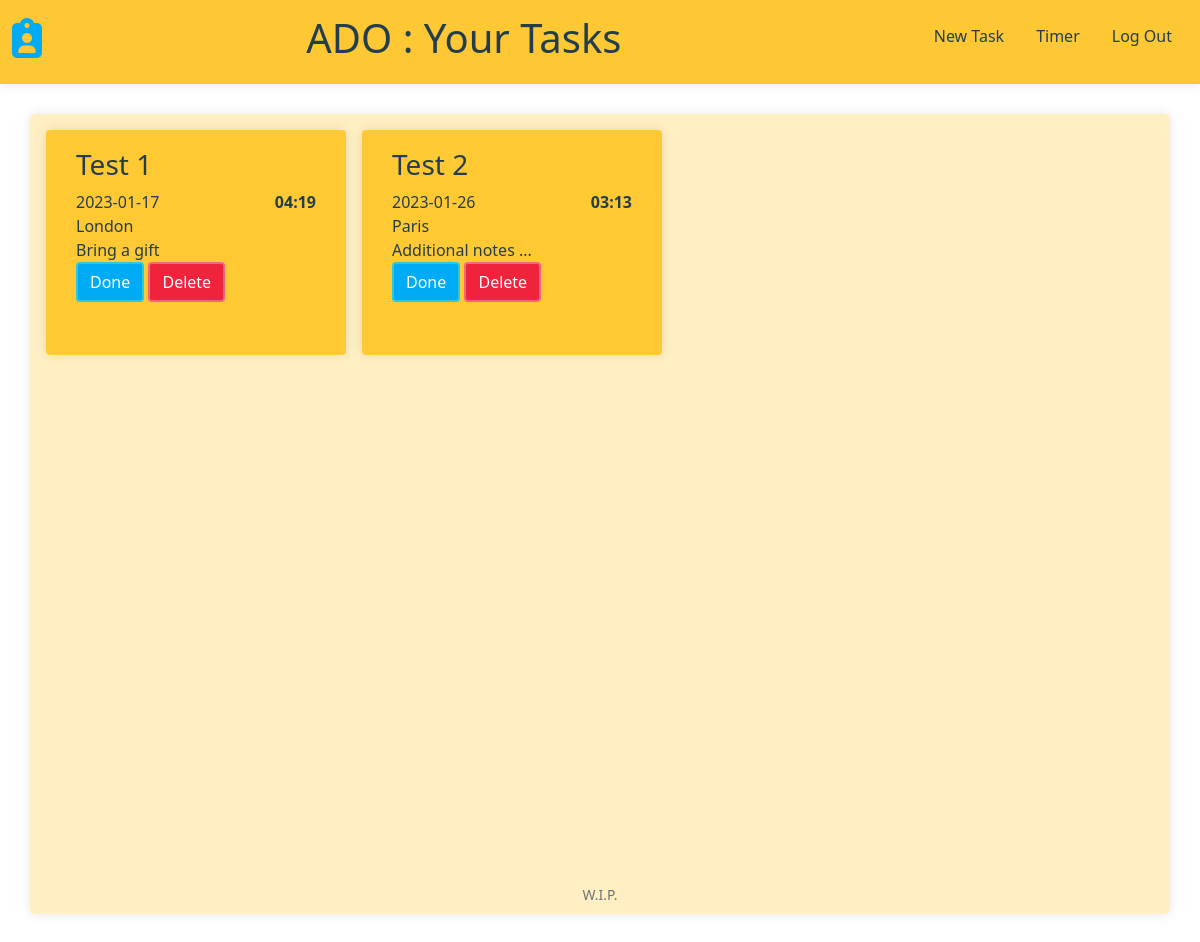
The app's page / (signed in), older data.
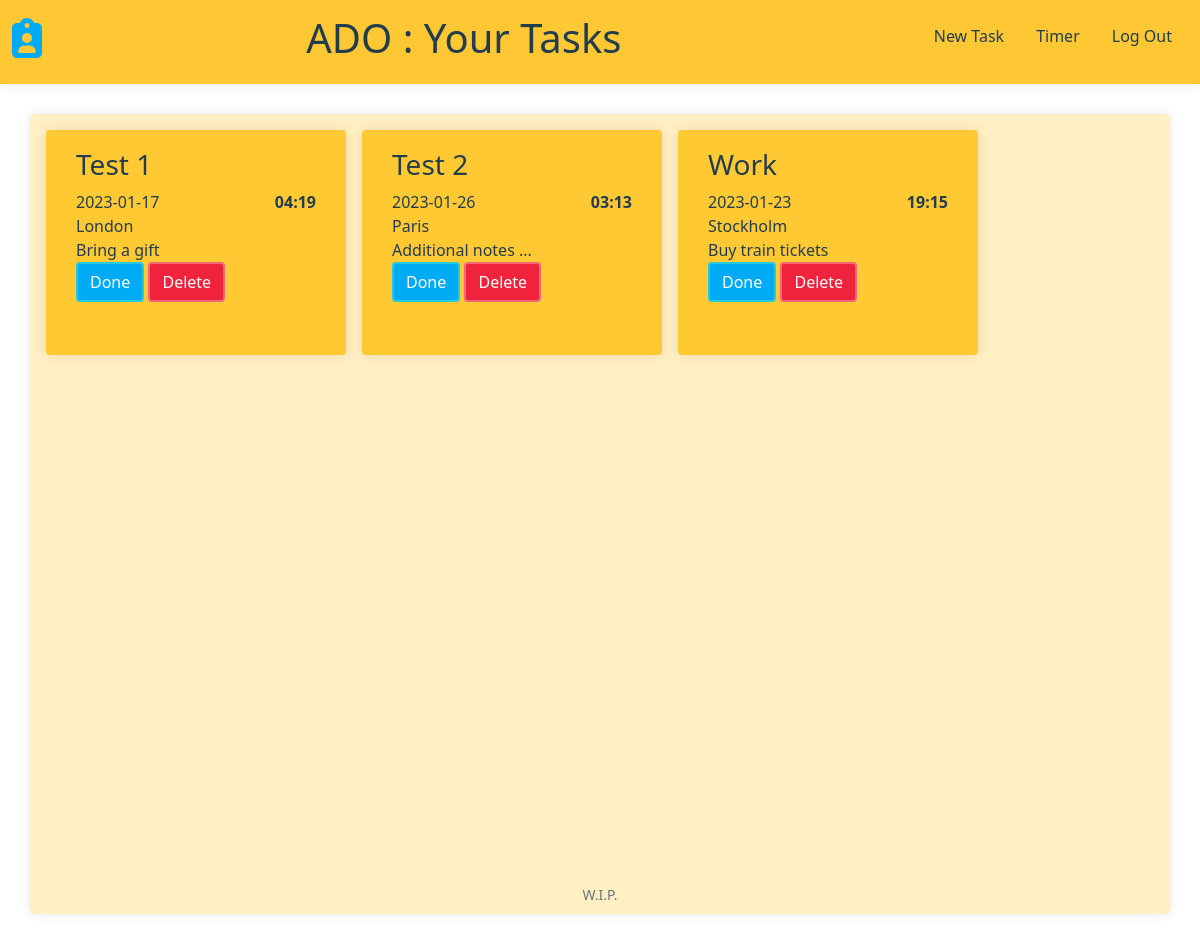
The same page, newer data.
### tables this page shows
CREATE TABLE tasks (
id INTEGER PRIMARY KEY AUTOINCREMENT NOT NULL,
task_head TEXT,
due DATETIME,
created_at DATETIME DEFAULT (datetime('now')),
notes TEXT,
user_id INTEGER,
location TEXT,
category TEXT,
time TIME,
complete BOOLEAN NOT NULL DEFAULT false,
updated_at DATETIME,
FOREIGN KEY (user_id) REFERENCES users(id));

### app.py (the view)
@app.route("/")
@login_required
def homepage():
    tasks = get_user_tasks(session["user_id"][0])
    return render_template("homepage.html", tasks=tasks)

### helpers.py (called while the page is built)
def login_required(f):
    @wraps(f)
    def decorated_function(*args, **kwargs):
        if session.get("user_id") is None:
            return redirect("/login")
        return f(*args, **kwargs)
    return decorated_function

def get_user_tasks(user_id):
    user_task_query = "SELECT * FROM tasks WHERE user_id = ?"
    cur = conn.cursor()
    cur.execute(user_task_query, (user_id,))
    task_response = cur.fetchall()
    tasks = []
    for task_entry in task_response:
        task = {}
        task["task_name"] = task_entry[1]
        task["task_due"] = task_entry[2]
        task["task_category"] = task_entry[7]
        task["task_time"] = task_entry[8]
        task["task_location"] = task_entry[6]
        task["task_notes"] = task_entry[4]
        task["task_created"] = task_entry[3]
        task["task_updated_at"] = task_entry[9]
        task["task_id"] = task_entry[0]
        if task_entry[10] == "0":
            task["task_completed"] = False
        else:
            task["task_completed"] = True
        tasks.append(task)
    return tasks

### templates/homepage.html (shortened to what this page needs)
{% extends "layout.html" %}  {% block title %} Your Tasks {% endblock %} {% block main %}
<div class="tasks-container">
  <div class="homepage-canvas">
    {% for task in tasks %}
    <div class="card-item" id="{{ task['task_id'] }}">
      <div>
        <h3>{{ task["task_name"].capitalize() }}</h3>
      </div>
      <div class="times">
        <p>{{ task["task_due"] }}</p>
        <p><strong>{{ task["task_time"] }}</strong></p>
      </div>
      <div>
        <p>{{ task["task_location"].capitalize() }}</p>
      </div>
      <div class="card-item-notes">
        <p>{{ task["task_notes"].capitalize() }}</p>
      </div>
      <div class="card-task-buttons">
        <button
          type="submit"
          class="btn primary-btn"
          id="done"
          value="{{ task['task_id'] }}"
        >
          Done
        </button>
        <button
          type="submit"
          class="btn button-warning"
          id="delete"
          value="{{ task['task_id'] }}"
        >
          Delete
        </button>
      </div>
    </div>
    {% endfor %}
  </div>
</div>
{% endblock %}

### templates/layout.html (shortened to what this page needs)
<!DOCTYPE html>
<html lang="en">
  <head>
    <link
      href="https://cdn.jsdelivr.net/npm/bootstrap@5.1.3/dist/css/bootstrap.min.css"
      rel="stylesheet"
    />
    <link href="/static/styles.css" rel="stylesheet" />
  </head>
  <body>
    <nav class="navbar">
      <div class="container-fluid">
        <a class="navbar-brand" href="/"
          ><i class="fa-solid fa-clipboard-user"></i
        ></a>
        <h1>ADO : {% block title %} {% endblock %}</h1>
        {% if session["user_id"] %}
        <ul class="nav-items">
          <li class="nav-item">
            <a class="nav-link" href="/newTask">New Task</a>
          </li>
          <li class="nav-item">
            <a class="nav-link" href="/pomodoroTimer">Timer</a>
          </li>
          <li class="nav-item">
            <a class="nav-link" href="/logout">Log Out</a>
          </li>
        </ul>
        {% else %}
        <ul class="navbar-nav me-auto mt-2">
          <li class="nav-item"><a class="nav-link" href="/login">Log In</a></li>
        </ul>
        {% endif %}
      </div>
    </nav>
    <main>{% block main %}{% endblock %}</main>
    <footer class="small text-center text-muted">W.I.P.</footer>
  </body>
</html>

### static/styles.css (style rules this page uses)
body { background-color: #FFFFFF; color: #233D4D; }
main { height: 100vh; }
.tasks-container { display: flex; justify-content: center; }
.primary-btn { background-color: #00ABF5; border-style: solid; border-width: 2px; border-color: #2BC9DE; color: white; }
.button-warning { background-color: #ef233c; border-style: solid; border-width: 2px; border-color: #F46778; color: white; }

### static/components/navbar.css (style rules this page uses)
.navbar { background-color: #fec834; box-shadow: 0px 0px 12px rgba(0, 0, 0, 0.1); }
.nav-link { color: #233d4d; margin-top: 4px; }
.navbar-brand { font-size: 40px; color: #00abf5; padding: 0px; margin-right: 0px; margin-bottom: 8px; }
.nav-items { display: flex; list-style: none; }

### static/components/cards.css (style rules this page uses)
.homepage-canvas { width: auto; height: 100%; min-height: 100vh; background-color: #FFEFC2; margin: 30px; padding: 16px; box-shadow: 0px 0px 12px rgba(0, 0, 0, 0.1); border-radius: 5px; display: grid; grid-template-columns: 1fr 1fr 1fr 1fr; grid-gap: 16px; }
@media (min-width: 576px) { .homepage-canvas { grid-template-columns: 1fr 1fr; } }
@media (min-width: 768px) { .homepage-canvas { grid-template-columns: 1fr 1fr; } }
@media (min-width: 992px) { .homepage-canvas { grid-template-columns: 1fr 1fr 1fr; } }
@media (min-width: 1200px) { .homepage-canvas { grid-template-columns: 1fr 1fr 1fr 1fr; } }
.card-item { background-color: #FFC933; padding: 18px 30px 30px 30px; margin-bottom: 15px; border-radius: 4px; width: 300px; height: 225px; box-shadow: 0px 0px 12px rgba(0, 0, 0, 0.1) }
.card-item p { margin: 0; }
.times { display: flex; justify-content: space-between; }

Row changes from the older to the newer data that the page shows:
added tasks: task_name "Work", task_due "2023-01-23", task_time "19:15", task_location "Stockholm", task_notes "Buy train tickets", {{ task['task_id'] }} 3 (drawn)
